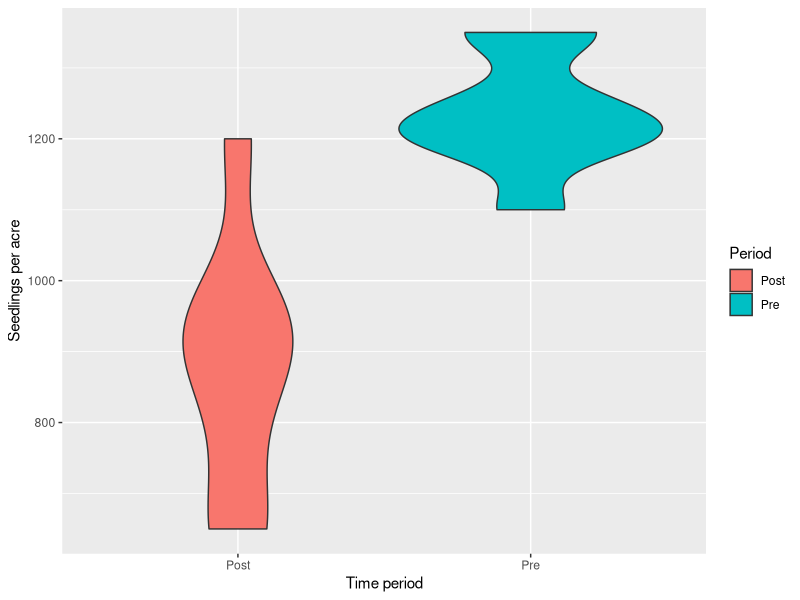
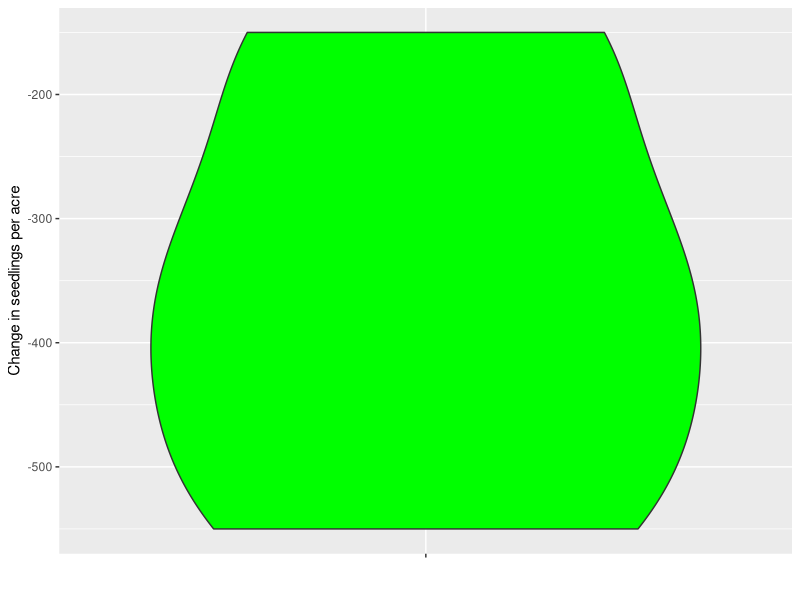

These charts were generated, in order, by the following R code:
## ---- chunk 1
library(forcats)
library(tidyverse)
library(knitr)
library(formattable)
library(kableExtra)
## ---- chunk 2
PlotID<-c(1,1,2,2,3,3,4,4,5,5,6,6,7,7,8,8)
Period<-c("Pre","Post","Pre","Post","Pre","Post","Pre","Post","Pre","Post","Pre","Post","Pre","Post","Pre","Post")
Seedlings<-c(1200,800,1250,950,1350,1200,1200,650,1100,950,1350,900,1200,650,1240,910)
veg<-data.frame(PlotID=PlotID,
                Period=Period,
                Seedlings=Seedlings)
veg$Seedlings<-as.numeric(veg$Seedlings)
## ---- chunk 3
veg %>% 
  kable("html", caption = 'The seedling dataset.') %>%
  kable_styling()
## ---- chunk 4
p.seed<-ggplot(veg, aes(Period,Seedlings))+
  geom_violin(aes(fill=Period))+
  xlab("Time period")+
  ylab("Seedlings per acre")
p.seed
## ---- chunk 5
veg_wide <- veg %>% 
  pivot_wider(names_from = Period, values_from = Seedlings)
## ---- chunk 6
veg_wide %>% 
   kable("html", caption = 'The seedling dataset in a WIDE format.') %>%
   kable_styling()
## ---- chunk 7
veg_wide <- veg_wide %>% 
  mutate(delta_Seedlings = Post - Pre)
## ---- chunk 8
ggplot(veg_wide, aes(x = "", delta_Seedlings))+
  geom_violin(fill = "green")+
  xlab("") +
  ylab("Change in seedlings per acre")

## ---- chunk 9
veg_long <- veg_wide %>% 
  pivot_longer(-PlotID, names_to = "Period", values_to = "Seedlings") %>% 
  filter(Period != "delta_Seedlings") 
## ---- chunk 10
veg_long %>% 
   kable("html", caption = 'The seedling dataset in a LONG format.') %>%
   kable_styling()
